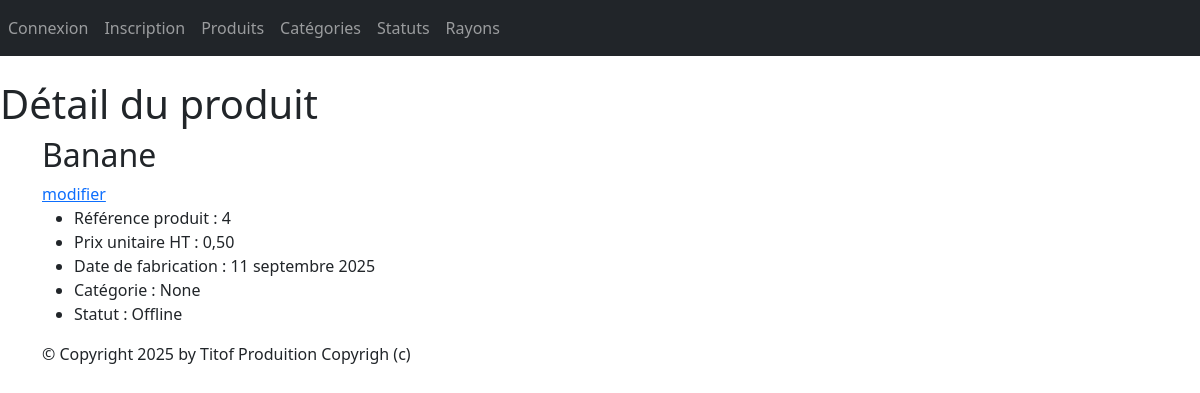
The page /monApp/produit/4/ on the database as committed earlier.
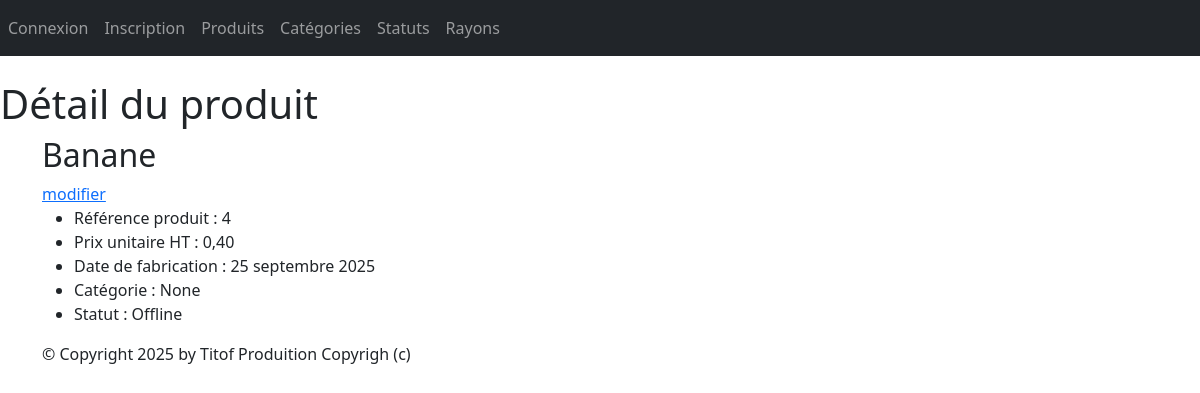
The same page on the database as committed later.
### monApp/models.py (models this page shows, shortened)
class Produit(models.Model):
    refProd = models.AutoField(primary_key=True)
    intituleProd = models.CharField(max_length=200)
    prixUnitaireProd = models.DecimalField(max_digits=10, decimal_places=2)
    dateFabrication = models.DateField(auto_now=True)
    categorie = models.ForeignKey(Categorie, on_delete=models.CASCADE, related_name="produits",null=True, blank=True)
    statut = models.ForeignKey(Statut, on_delete=models.SET_NULL, related_name="produits",null=True, blank=True)

class Statut(models.Model):
    idStatut = models.AutoField(primary_key=True)
    libelle = models.CharField(max_length=200)
    def __str__(self):
        return self.libelle

### monApp/views.py (the view)
# urls.py: path("produit/<pk>/", views.ProduitDetailView.as_view(), name="dtl_prdt"),
class ProduitDetailView(DetailView):
    model = Produit
    template_name = "monApp/detail_produit.html"
    context_object_name = "prdt"
    def get_context_data(self, **kwargs):
        context = super(ProduitDetailView, self).get_context_data(**kwargs)
        context['titremenu'] = "Détail du produit"
        return context

### monApp/templates/monApp/detail_produit.html
{% extends 'monApp/base.html' %}
{% block menu %}
    <h1>{{ titremenu }}</h1>
{% endblock %}
{% block contenu %}
    <h2>{{ prdt.intituleProd }}</h2>
    <a href="{% url 'prdt_chng' prdt.refProd %}">modifier</a>
    <ul>
        <li>Référence produit : {{ prdt.refProd }}</li>
        <li>Prix unitaire HT : {{ prdt.prixUnitaireProd }}</li>
        <li>Date de fabrication : {{ prdt.dateFabrication }}</li>
        <li>Catégorie : {{ prdt.categorie }}</li>
        <li>Statut : {{ prdt.statut }}</li>
    </ul>
{% endblock %}

Rows that differ between the two databases and show on the page:
changed Produit "Banane": prixUnitaireProd "0,50" → "0,40"; dateFabrication "11 septembre 2025" → "25 septembre 2025"
